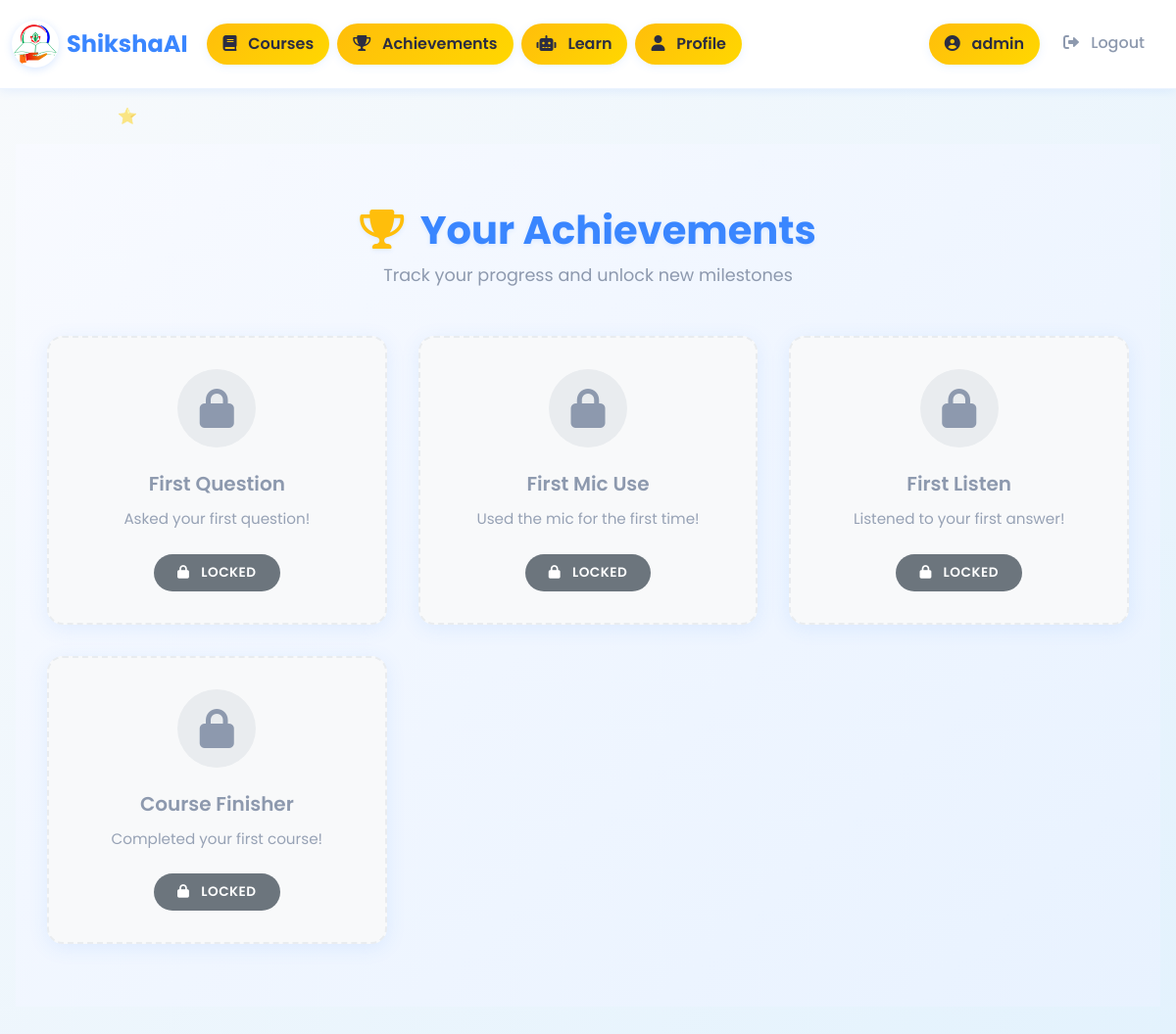
The page /achievements/ (signed in) on the database its author committed.
### app/models.py (models this page shows, shortened)
class Achievement(models.Model):
    name = models.CharField(max_length=100)
    description = models.TextField()
    badge_image = models.ImageField(upload_to='badges/', blank=True, null=True)

### app/views.py (the view)
# urls.py: path('achievements/', views.achievements, name='achievements'),
@login_required
def achievements(request):
    lang = request.session.get('language', 'en')
    translation.activate(lang)
    all_achievements = Achievement.objects.all()
    user = request.user if request.user.is_authenticated else None
    session_key = request.session.session_key or request.session.save() or request.session.session_key
    user_achievements = UserAchievement.objects.filter(user=user, session_key=None)
    if not user:
        user_achievements = UserAchievement.objects.filter(user=None, session_key=session_key)
    earned_ids = set(ua.achievement_id for ua in user_achievements)
    return render(request, 'achievements.html', {
        'achievements': all_achievements,
        'earned_ids': earned_ids,
        'language': lang,
        'languages': LANGUAGES,
    })

### app/templates/achievements.html (shortened to what this page needs)
{% extends 'base.html' %}
{% block content %}
<div class="achievements-container">
    <div class="floating-elements">
        <div class="floating-star">⭐</div>
        <div class="floating-star">🏆</div>
        <div class="floating-star">🎯</div>
        <div class="floating-star">✨</div>
    </div>
    <div class="container">
        <div class="achievements-header">
            <h1 class="achievements-title">
                <i class="fas fa-trophy" style="color: var(--accent-color); margin-right: 0.5rem;"></i>
                {% if language == 'hi' %}आपकी उपलब्धियां{% elif language == 'gu' %}તમારી સાધનાઓ{% else %}Your Achievements{% endif %}
            </h1>
            <p class="achievements-subtitle">
                {% if language == 'hi' %}अपनी सफलताओं को देखें और नए लक्ष्यों की ओर बढ़ें{% elif language == 'gu' %}તમારી સફળતાઓ જુઓ અને નવા લક્ષ્યો તરફ આગળ વધો{% else %}Track your progress and unlock new milestones{% endif %}
            </p>
        </div>
        <div class="achievements-grid">
            {% for badge in achievements %}
            <div class="achievement-card {% if badge.id in earned_ids %}earned{% else %}locked{% endif %}">
                <div class="card-body">
                    <div class="achievement-icon">
                        {% if badge.badge_image %}
                            <img src="{{ badge.badge_image.url }}" alt="{{ badge.name }}" style="width: 100%; height: 100%; object-fit: cover; border-radius: 50%;">
                        {% else %}
                            {% if badge.id in earned_ids %}
                                <i class="fas fa-medal"></i>
                            {% else %}
                                <i class="fas fa-lock"></i>
                            {% endif %}
                        {% endif %}
                    </div>
                    <h3 class="achievement-title">{{ badge.name }}</h3>
                    <p class="achievement-description">{{ badge.description }}</p>
                    <span class="achievement-badge">
                        {% if badge.id in earned_ids %}
                            <i class="fas fa-check-circle" style="margin-right: 0.5rem;"></i>
                            {% if language == 'hi' %}प्राप्त{% elif language == 'gu' %}મેળવ્યું{% else %}Earned{% endif %}
                        {% else %}
                            <i class="fas fa-lock" style="margin-right: 0.5rem;"></i>
                            {% if language == 'hi' %}लॉक्ड{% elif language == 'gu' %}લૉક{% else %}Locked{% endif %}
                        {% endif %}
                    </span>
                </div>
            </div>
            {% endfor %}
        </div>
    </div>
</div>
{% endblock %}

### app/templates/base.html (shortened to what this page needs)
{% load static %}
<!DOCTYPE html>
<html lang="{{ language|default:'en' }}">
<head>
    <link href="https://cdn.jsdelivr.net/npm/bootstrap@5.3.0/dist/css/bootstrap.min.css" rel="stylesheet">
    <link href="https://cdnjs.cloudflare.com/ajax/libs/font-awesome/6.0.0/css/all.min.css" rel="stylesheet">
    <link rel="stylesheet" href="{% static 'styles.css' %}">
</head>
<body>
    <nav class="navbar navbar-expand-lg navbar-light bg-light mb-4">
        <div class="container-fluid">
            <a class="navbar-brand fw-bold d-flex align-items-center" href="/dashboard/">
                <img src="{% static 'logo.png' %}" alt="ShikshaAI Logo" width="48" height="48" class="me-2">
                <span>
                    {% if language == 'hi' %}शिक्षाAI{% elif language == 'gu' %}શિક્ષાAI{% else %}ShikshaAI{% endif %}
                </span>
            </a>
            <div class="collapse navbar-collapse" id="navbarNav">
                <ul class="navbar-nav me-auto mb-2 mb-lg-0">
                    <li class="nav-item">
                        <a class="nav-link" href="/courses/">
                            <i class="fas fa-book"></i>
                            {% if language == 'hi' %}कोर्सेस{% elif language == 'gu' %}કોર્સિસ{% else %}Courses{% endif %}
                        </a>
                    </li>
                    <li class="nav-item">
                        <a class="nav-link" href="/achievements/">
                            <i class="fas fa-trophy"></i>
                            {% if language == 'hi' %}उपलब्धियां{% elif language == 'gu' %}સાધનાઓ{% else %}Achievements{% endif %}
                        </a>
                    </li>
                    <li class="nav-item">
                        <a class="nav-link" href="/learn/">
                            <i class="fas fa-robot"></i>
                            {% if language == 'hi' %}सीखें{% elif language == 'gu' %}શીખો{% else %}Learn{% endif %}
                        </a>
                    </li>
                    {% if user.is_authenticated %}
                    <li class="nav-item">
                        <a class="nav-link" href="/profile/">
                            <i class="fas fa-user"></i>
                            {% if language == 'hi' %}प्रोफ़ाइल{% elif language == 'gu' %}પ્રોફાઇલ{% else %}Profile{% endif %}
                        </a>
                    </li>
                    {% endif %}
                </ul>
                <ul class="navbar-nav mb-2 mb-lg-0">
                    {% if user.is_authenticated %}
                        <li class="nav-item">
                            <span class="nav-link">
                                <i class="fas fa-user-circle"></i>
                                {{ user.username }}
                            </span>
                        </li>
                        <li class="nav-item">
                            <form method="post" action="/logout/" style="display:inline;">
                                <button type="submit" class="nav-link btn btn-link" style="display:inline; padding:0; border:none; background:none;">
                                    <i class="fas fa-sign-out-alt"></i>
                                    {% if language == 'hi' %}लॉगआउट{% elif language == 'gu' %}લૉગઆઉટ{% else %}Logout{% endif %}
                                </button>
                            </form>
                        </li>
                    {% endif %}
                </ul>
            </div>
        </div>
    </nav>
    <div class="container">
        {% block content %}{% endblock %}
    </div>
</body>
</html>

### static/styles.css (style rules this page uses)
body { background: #f8f9fa; font-family: 'Segoe UI', 'Arial', sans-serif; }
h1, h2, h4 { color: #2d6a4f; font-weight: bold; }

### app/templates/base.html (style rules this page uses)
:root { --primary-color: #3A86FF; --accent-color: #FFBE0B; --text-dark: #2C3E50; --text-light: #7F8C8D; --bg-light: #F8FAFC; --bg-white: #FFFFFF; --shadow-light: 0 2px 10px rgba(58, 134, 255, 0.1); --shadow-medium: 0 4px 20px rgba(58, 134, 255, 0.15); --border-radius: 12px; --transition: all 0.3s ease; }
* { margin: 0; padding: 0; box-sizing: border-box; }
body { font-family: 'Poppins', sans-serif; background: linear-gradient(135deg, #F8FAFC 0%, #E3F2FD 100%); color: var(--text-dark); line-height: 1.6; min-height: 100vh; }
.navbar { background: var(--bg-white) !important; box-shadow: var(--shadow-light); border-bottom: 1px solid rgba(58, 134, 255, 0.1); padding: 1rem 0; backdrop-filter: blur(10px); }
.navbar-brand { font-weight: 700 !important; font-size: 1.5rem; color: var(--primary-color) !important; transition: var(--transition); }
.navbar-brand img { border-radius: 50%; transition: var(--transition); box-shadow: 0 2px 8px rgba(58, 134, 255, 0.2); }
.nav-link { font-weight: 500; color: var(--text-dark) !important; padding: 0.5rem 1rem !important; border-radius: var(--border-radius); transition: var(--transition); position: relative; margin: 0 0.25rem; }
.navbar-nav .nav-link:first-child { background: linear-gradient(135deg, var(--accent-color), #FFD700); color: var(--text-dark) !important; border-radius: 25px; padding: 0.5rem 1rem !important; font-weight: 600; box-shadow: var(--shadow-light); }
.btn-link { color: var(--text-light) !important; text-decoration: none; font-weight: 500; transition: var(--transition); border-radius: var(--border-radius); padding: 0.5rem 1rem; }
.container { max-width: 1200px; margin: 0 auto; padding: 2rem 1rem; }
.container { animation: fadeInUp 0.6s ease; }
.nav-link i { margin-right: 0.5rem; transition: var(--transition); }

### rows shown on the page
Achievement: name "First Question", description "Asked your first question!", shows "LOCKED"
Achievement: name "First Mic Use", description "Used the mic for the first time!", shows "LOCKED"
Achievement: name "First Listen", description "Listened to your first answer!", shows "LOCKED"
Achievement: name "Course Finisher", description "Completed your first course!", shows "LOCKED"

### other values the page prints
{{ user.username }} "admin"
